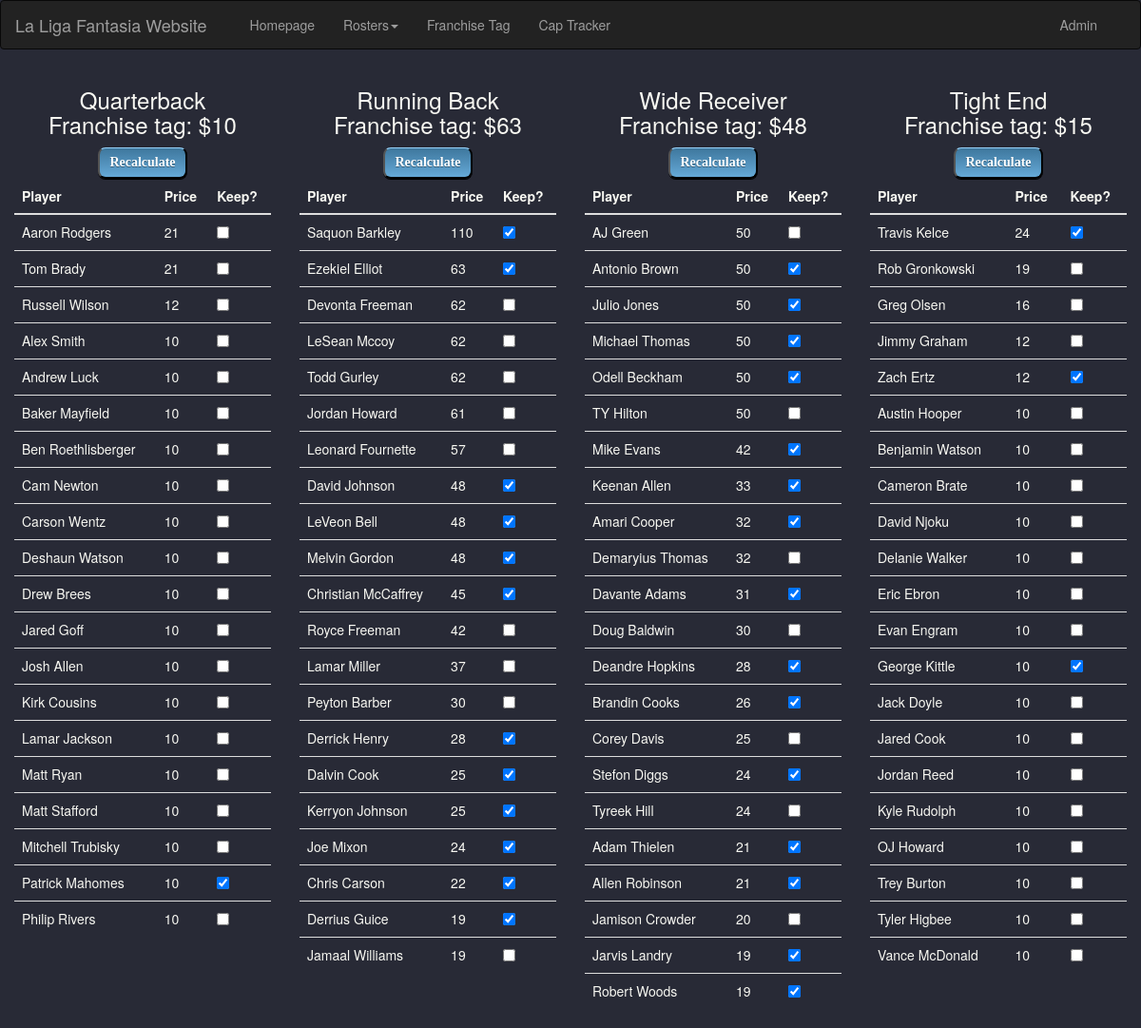
Page /franchise/ on the earlier database version.
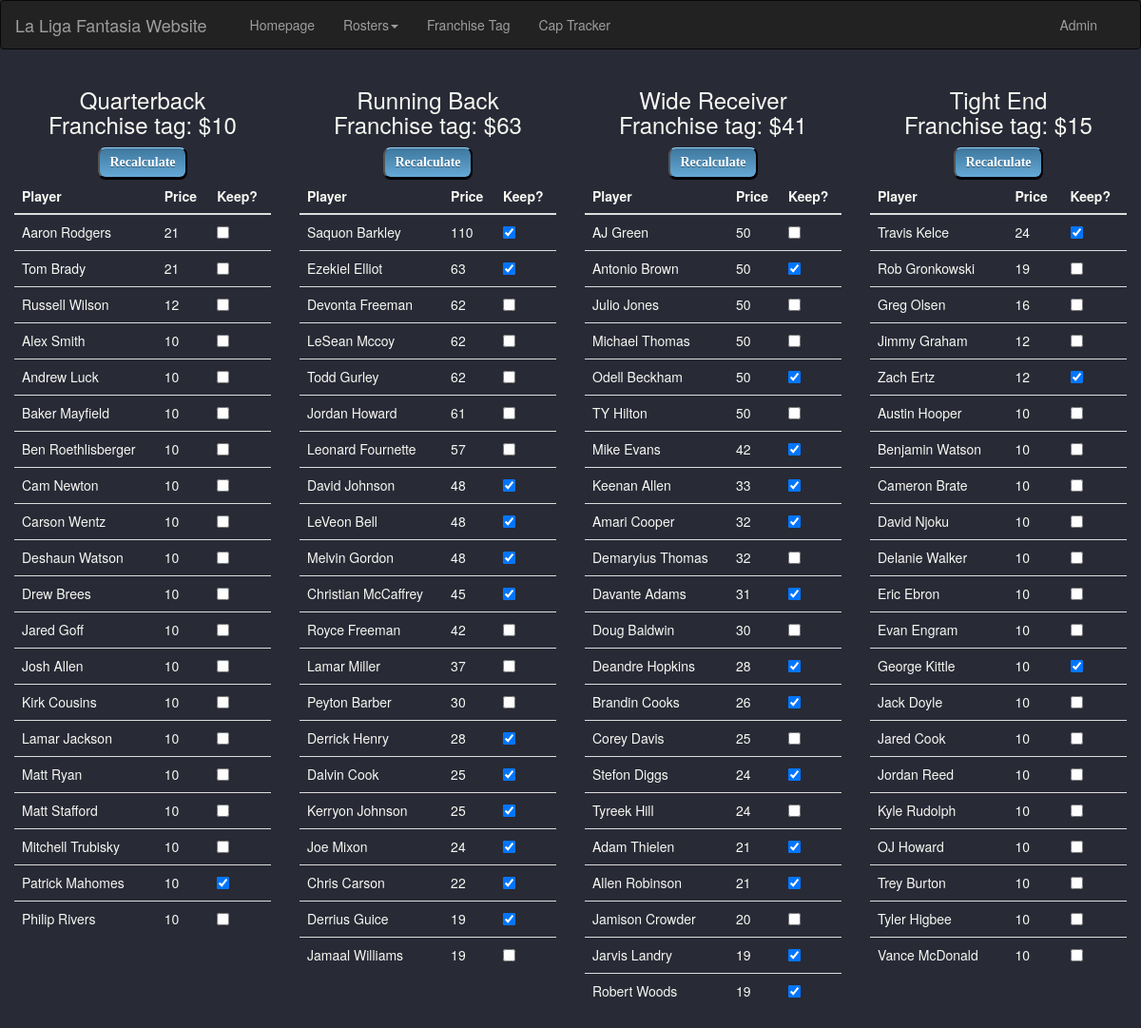
Same page on the later database version.
### liga/models.py (models this page shows, shortened)
class Player(models.Model):
    name = models.CharField(max_length=30)
    price = models.IntegerField()
    position = models.CharField(max_length=3)
    kept = models.BooleanField()
    ftag = models.BooleanField(default=False)

### franchise/views.py (the view)
# urls.py: path('', views.franchise, name='index'),
def franchise(request):
    qb_list = get_list("QB")
    rb_list = get_list("RB")
    wr_list = get_list("WR")
    te_list = get_list("TE")
    tag_prices = []
    for i in range(4):
        tag_prices.append(Player.objects.filter(name__contains='Franchise').values('price')[i]['price'])
    context = {
        'qb_list': qb_list,
        'rb_list': rb_list,
        'wr_list': wr_list,
        'te_list': te_list,
        'tag_prices': tag_prices,
    }
    return render(request, 'franchise/franchise.html', context)

### franchise/views.py (called while the page is built)
def get_list(position):
    if position == "QB" or position == "TE":
        return Player.objects.filter(position=position).exclude(name__contains='Franchise').order_by('-price')
    else:
        return Player.objects.filter(position=position).exclude(name__contains='Franchise').filter(
            price__gte=19).order_by('-price')

### franchise/templates/franchise/franchise.html (shortened to what the changed rows need)
{% extends "liga/base.html" %}
{% block main_content %}
<div class="container-fluid">
            <div class="row">
                <form action="{% url 'franchise:update' 'QB' %}" method="post">
                    <div class="col-xs-6 col-sm-6 col-md-3 col-lg-3">
                        <table class="table .table-sm">
                            <thead>
                                <tr>
                                    <th scope="col">Player</th>
                                    <th scope="col">Price</th>
                                    <th scope="col">Keep?</th>
                                </tr>
                            </thead>
                        </table>
                    </div>
                </form>
                <form action="{% url 'franchise:update' 'RB' %}" method="post">
                    <div class="col-xs-6 col-sm-6 col-md-3 col-lg-3">
                        <table class="table .table-sm">
                            <thead>
                                <tr>
                                    <th scope="col">Player</th>
                                    <th scope="col">Price</th>
                                    <th scope="col">Keep?</th>
                                </tr>
                            </thead>
                        </table>
                    </div>
                </form>
                <form action="{% url 'franchise:update' 'WR' %}" method="post">
                    <div class="col-xs-6 col-sm-6 col-md-3 col-lg-3">
                        <h3><center> Wide Receiver
                        <br> Franchise tag: ${{tag_prices.2}}
                        </center></h3>
                        <table class="table .table-sm">
                            <thead>
                                <tr>
                                    <th scope="col">Player</th>
                                    <th scope="col">Price</th>
                                    <th scope="col">Keep?</th>
                                </tr>
                            </thead>
                            <tbody>
                                {% for wr in wr_list %}
                                <tr>
                                    <td> {{wr.name}} </td>
                                    <td> {{wr.price}} </td>
                                    <td> <input type="checkbox" name="item" id="wr{{ forloop.counter }}" value="{{ wr.id }}"
                                        {% if wr.kept %} checked {% endif %} >
                                    </td>
                                </tr>
                            {% endfor %}
                            </tbody>
                        </table>
                    </div>
                </form>
                <form action="{% url 'franchise:update' 'TE' %}" method="post">
                    <div class="col-xs-6 col-sm-6 col-md-3 col-lg-3">
                        <table class="table .table-sm">
                            <thead>
                                <tr>
                                    <th scope="col">Player</th>
                                    <th scope="col">Price</th>
                                    <th scope="col">Keep?</th>
                                </tr>
                            </thead>
                        </table>
                    </div>
                </form>
                <br>
            </div>
        </div>
{% endblock main_content %}

Differences in the rows shown:
changed Player "Julio Jones": kept "☑" → "☐"
changed Player "Michael Thomas": kept "☑" → "☐"
Other differences:
{{ tag_prices.2 }}: "48" → "41"
